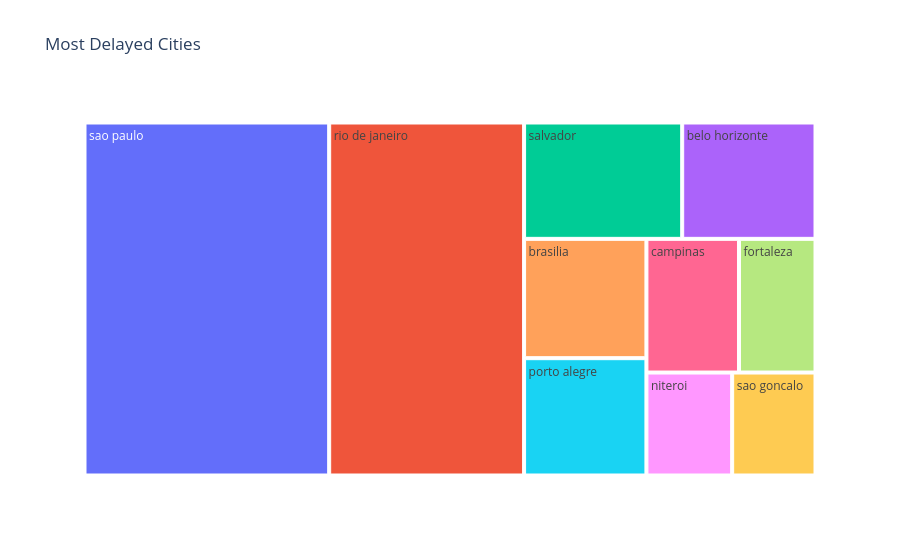

The notebook cell this image was saved under:
### Code cell
most_delayed_cities = df.groupby('customer_city')['is_delayed'].sum().reset_index().sort_values(by='is_delayed',ascending=False).head(10)
px.treemap(
    most_delayed_cities, 
    path =['customer_city'],
    values = 'is_delayed',
    title = 'Most Delayed Cities'
)

### Figure 1 — Plotly figure (JSON) as saved in the notebook; plotly's stock layout.template omitted (floating-point values rounded to 4 significant figures)
{"data": [{"branchvalues": "total", "domain": {"x": [0, 1], "y": [0, 1]}, "hovertemplate": "labels=%{label}<br>is_delayed=%{value}<br>parent=%{parent}<br>id=%{id}<extra></extra>", "ids": ["sao paulo", "rio de janeiro", "salvador", "belo horizonte", "brasilia", "porto alegre", "campinas", "fortaleza", "niteroi", "sao goncalo"], "labels": ["sao paulo", "rio de janeiro", "salvador", "belo horizonte", "brasilia", "porto alegre", "campinas", "fortaleza", "niteroi", "sao goncalo"], "name": "", "parents": ["", "", "", "", "", "", "", "", "", ""], "type": "treemap", "values": [1047.0, 834.0, 223.0, 188.0, 177.0, 174.0, 150.0, 124.0, 107.0, 104.0]}], "layout": {"legend": {"tracegroupgap": 0}, "title": {"text": "Most Delayed Cities"}}}
